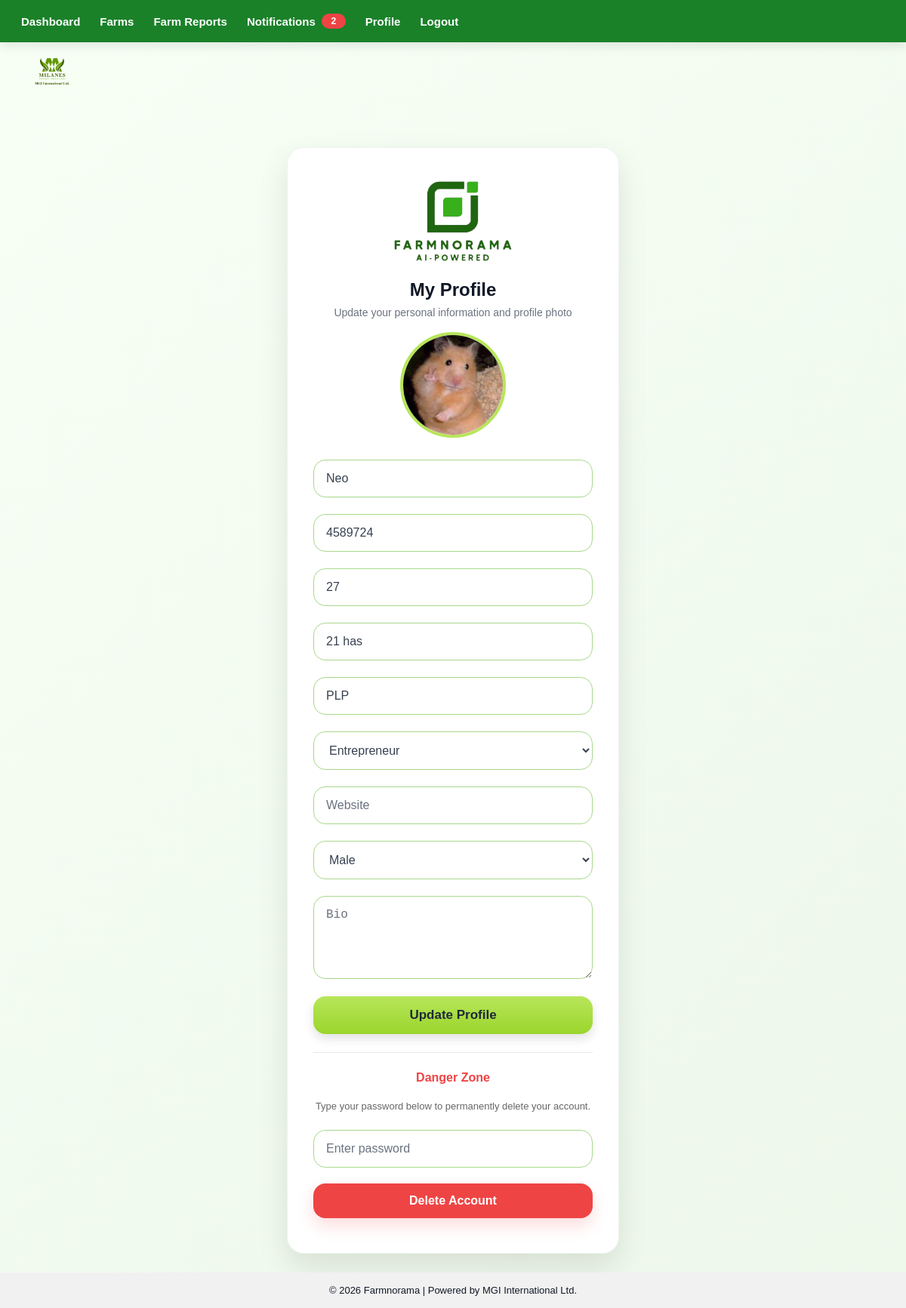
Screenshot of /profile (signed in) with the database file from the repository.
### tables this page shows
CREATE TABLE profiles (
        id INTEGER PRIMARY KEY AUTOINCREMENT,
        email TEXT UNIQUE NOT NULL,
        fullname TEXT,
        phone TEXT,
        age INTEGER,
        address TEXT,
        bio TEXT,
        company TEXT,
        position TEXT,
        website TEXT,
        gender TEXT,
        photo TEXT,
        FOREIGN KEY(email) REFERENCES users(email) ON DELETE CASCADE
    );

### profile_routes.py (the view)
@profile_bp.route('/profile')
@login_required
def profile():
    try:
        return render_template('profile.html', profile=_load_profile_by_email(session['email']))
    except Exception:
        current_app.logger.exception('Load profile failed')
        return render_template('profile.html', profile=None, error='Unable to load profile.')

### db.py (called while the page is built)
def get_conn():
    conn = sqlite3.connect(current_app.config['DATABASE'])
    conn.row_factory = sqlite3.Row
    return conn

### helpers.py (called while the page is built)
def login_required(view_func):
    @wraps(view_func)
    def wrapper(*args, **kwargs):
        if not session.get('email'):
            return redirect('/')
        return view_func(*args, **kwargs)
    return wrapper

### profile_routes.py (called while the page is built)
def _load_profile_by_email(email):
    conn = get_conn()
    cursor = conn.cursor()
    cursor.execute('SELECT * FROM profiles WHERE email=?', (email,))
    profile_data = cursor.fetchone()
    conn.close()
    return profile_data

### templates/profile.html (shortened to what this page needs)
{% extends "layout.html" %}
{% block content %}
<div class="auth-box profile-box">
  <img src="{{ url_for('static', filename='images/farmnorama_logo.png') }}" class="auth-logo auth-logo-lg profile-flow-logo" alt="Farmnorama Logo">
  <h2>My Profile</h2><p class="sub-text">Update your personal information and profile photo</p>
  <form action="/update_profile" method="POST" enctype="multipart/form-data">
    <div class="avatar-upload"><label for="photoInput" class="avatar-label" title="Change profile photo"><img id="profilePreview" src="{% if profile and profile['photo'] %}{{ url_for('static', filename='uploads/' + profile['photo']) }}{% else %}{{ url_for('static', filename='images/default.png') }}{% endif %}" onerror="this.onerror=null; this.src='{{ url_for('static', filename='images/default.png') }}';" class="profile-avatar" alt="Profile Photo"></label></div>
    <input class="auth-input" name="fullname" value="{{ profile['fullname'] if profile else '' }}" placeholder="Full Name" required>
    <input class="auth-input phone-only" name="phone" value="{{ profile['phone'] if profile else '' }}" placeholder="Phone" maxlength="15" required>
    <input class="auth-input" name="age" type="number" min="1" max="120" value="{{ profile['age'] if profile and profile['age'] is not none else '' }}" placeholder="Age" required>
    <input class="auth-input" name="address" value="{{ profile['address'] if profile else '' }}" placeholder="Address" required>
    <input class="auth-input" name="company" value="{{ profile['company'] if profile else '' }}" placeholder="Company / Organization">
    <select class="auth-input" name="position" id="position" onchange="toggleOtherPosition()" required><option value="">Select Position / Profession</option>{% set current_position = profile['position'] if profile else '' %}{% set default_positions = ['Farmer','Agricultural Engineer','Agronomist','Farm Manager','Livestock Handler','Fisherman','Supply Chain Manager','Warehouse Staff','Delivery Personnel','Sales Representative','Marketing Specialist','Data Analyst','Software Developer','IT Support','Project Manager','Business Owner','Entrepreneur','Student','Researcher','Government Worker','NGO Worker','Teacher','Consultant'] %}{% for item in default_positions %}<option value="{{ item }}" {% if current_position == item %}selected{% endif %}>{{ item }}</option>{% endfor %}<option value="Other" {% if current_position and current_position not in default_positions %}selected{% endif %}>Other</option></select>
    <input class="auth-input" name="website" value="{{ profile['website'] if profile else '' }}" placeholder="Website">
    <select class="auth-input" name="gender"><option value="Male" {% if profile and profile['gender'] == 'Male' %}selected{% endif %}>Male</option></select>
    <textarea class="auth-input" name="bio" placeholder="Bio">{{ profile['bio'] if profile else '' }}</textarea>
    <button class="auth-btn">Update Profile</button>
  </form><hr><h4 style="color:#ef4444;">Danger Zone</h4><p style="font-size:13px; color:#666;">Type your password below to permanently delete your account.</p><input id="confirmPass" type="password" class="auth-input" placeholder="Enter password"><button class="delete-btn" onclick="deleteAccount()">Delete Account</button><p id="msg" class="error-text"></p>
</div>
{% endblock %}

### static/style.css (style rules this page uses)
body { margin: 0; font-family: Arial, sans-serif; background: linear-gradient(135deg, #f7fff5, #edf7ea); color: #111827; }
.auth-box { width: 390px; max-width: 100%; margin: 72px auto; background: rgba(255, 255, 255, 0.96); padding: 38px 34px 32px; border-radius: 22px; text-align: center; box-shadow: 0 18px 40px rgba(0, 0, 0, 0.10); box-sizing: border-box; border: 1px solid rgba(26, 129, 41, 0.08); }
.profile-box { width: 440px; }
.big-logo, .auth-logo { width: 120px; margin: 0 auto 12px; display: block; }
.premium-big-logo, .auth-logo-lg { width: 170px; margin-bottom: 18px; }
h2 { margin: 6px 0 8px; font-size: 24px; font-weight: 800; }
.sub-text, .auth-sub { color: #6b7280; margin: 0 0 18px; font-size: 14px; }
input, textarea, select, .auth-input, .auth-select { width: 100%; padding: 15px 16px; margin: 11px 0; border: 1.5px solid #a7d98c; border-radius: 16px; box-sizing: border-box; font-size: 16px; background: #fff; color: #374151; transition: border-color .2s ease, box-shadow .2s ease, transform .2s ease; }
input::placeholder, textarea::placeholder { color: #6b7280; }
textarea { min-height: 110px; resize: vertical; }
.auth-btn { background: linear-gradient(180deg, #b7e65a, #9bd52c); border: none; padding: 15px; width: 100%; border-radius: 16px; cursor: pointer; font-weight: 800; font-size: 17px; margin-top: 8px; color: #1f2937; box-shadow: 0 6px 14px rgba(0, 0, 0, 0.12); transition: transform .18s ease, box-shadow .18s ease, filter .18s ease; text-decoration: none; }
.avatar-upload { display: flex; justify-content: center; margin: 18px 0; }
.avatar-label { position: relative; display: block; cursor: pointer; }
.profile-avatar { width: 132px; height: 132px; border-radius: 50%; object-fit: cover; border: 4px solid #b7e65a; background: #fff; display: block; }
hr { border: none; border-top: 1px solid #e5e7eb; margin: 24px 0; }
.delete-btn { background: #ef4444; border: none; padding: 14px 15px; width: 100%; border-radius: 16px; cursor: pointer; font-weight: 800; font-size: 16px; margin-top: 10px; color: #fff; box-shadow: 0 10px 22px rgba(239, 68, 68, .18); transition: transform .18s ease, box-shadow .18s ease, filter .18s ease; }

### rows the page displays
profiles: photo (picture), fullname "Neo", phone "4589724", age "27", address "21 has", company "PLP", position "Entrepreneur", gender "Male"
